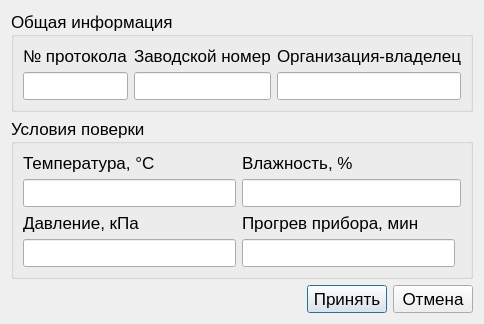
<?xml version="1.0" encoding="UTF-8"?>
<ui version="4.0">
 <class>Dialog</class>
 <widget class="QDialog" name="Dialog">
  <property name="geometry">
   <rect>
    <x>0</x>
    <y>0</y>
    <width>469</width>
    <height>311</height>
   </rect>
  </property>
  <property name="font">
   <font>
    <pointsize>13</pointsize>
   </font>
  </property>
  <property name="windowTitle">
   <string>Введите необходимые поля</string>
  </property>
  <layout class="QVBoxLayout" name="verticalLayout">
   <item>
    <widget class="QGroupBox" name="groupBox">
     <property name="title">
      <string>Общая информация</string>
     </property>
     <layout class="QGridLayout" name="gridLayout">
      <item row="3" column="0">
       <widget class="QLineEdit" name="protocol_number_edit"/>
      </item>
      <item row="3" column="2">
       <widget class="QLineEdit" name="owner_edit"/>
      </item>
      <item row="0" column="2">
       <widget class="QLabel" name="label_2">
        <property name="text">
         <string>Организация-владелец</string>
        </property>
       </widget>
      </item>
      <item row="0" column="0">
       <widget class="QLabel" name="label">
        <property name="text">
         <string>№ протокола</string>
        </property>
       </widget>
      </item>
      <item row="0" column="1">
       <widget class="QLabel" name="label_3">
        <property name="text">
         <string>Заводской номер</string>
        </property>
       </widget>
      </item>
      <item row="3" column="1">
       <widget class="QLineEdit" name="serial_number_edit"/>
      </item>
     </layout>
    </widget>
   </item>
   <item>
    <widget class="QGroupBox" name="groupBox_2">
     <property name="title">
      <string>Условия поверки</string>
     </property>
     <layout class="QGridLayout" name="gridLayout_2">
      <item row="0" column="1" colspan="2">
       <widget class="QLabel" name="label_9">
        <property name="text">
         <string>Влажность, %</string>
        </property>
       </widget>
      </item>
      <item row="2" column="0">
       <widget class="QLabel" name="label_12">
        <property name="text">
         <string>Давление, кПа</string>
        </property>
       </widget>
      </item>
      <item row="1" column="0">
       <widget class="QLineEdit" name="temperature_edit"/>
      </item>
      <item row="1" column="1" colspan="2">
       <widget class="QLineEdit" name="wet_edit"/>
      </item>
      <item row="2" column="1">
       <widget class="QLabel" name="label_11">
        <property name="text">
         <string>Прогрев прибора, мин</string>
        </property>
       </widget>
      </item>
      <item row="0" column="0">
       <widget class="QLabel" name="label_10">
        <property name="text">
         <string>Температура, °С</string>
        </property>
       </widget>
      </item>
      <item row="3" column="0">
       <widget class="QLineEdit" name="pressure_edit"/>
      </item>
      <item row="3" column="1">
       <widget class="QLineEdit" name="warming_up_time_edit"/>
      </item>
     </layout>
    </widget>
   </item>
   <item>
    <layout class="QHBoxLayout" name="horizontalLayout_2">
     <property name="sizeConstraint">
      <enum>QLayout::SetDefaultConstraint</enum>
     </property>
     <item>
      <spacer name="horizontalSpacer">
       <property name="orientation">
        <enum>Qt::Horizontal</enum>
       </property>
       <property name="sizeHint" stdset="0">
        <size>
         <width>40</width>
         <height>20</height>
        </size>
       </property>
      </spacer>
     </item>
     <item>
      <widget class="QPushButton" name="accept_button">
       <property name="text">
        <string>Принять</string>
       </property>
      </widget>
     </item>
     <item>
      <widget class="QPushButton" name="reject_button">
       <property name="text">
        <string>Отмена</string>
       </property>
      </widget>
     </item>
    </layout>
   </item>
  </layout>
 </widget>
 <resources/>
 <connections/>
</ui>
